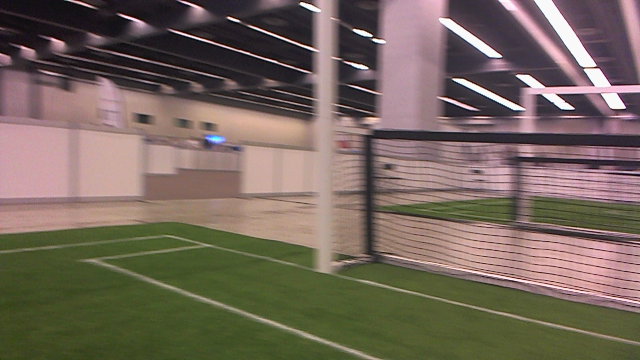
#> input picture frame3.png, 640 x 360 px
$ python test.py
#> lines starting #> are read from the running program, lines starting #| are printed output that depends on the picture; long printed decimals are rounded
#!/usr/bin/env python2
import numpy
import cv2

def show(image):
    cv2.imshow('image',image)
    cv2.waitKey(0)
    cv2.destroyAllWindows()


def feature_value(image):
    mask = cv2.Canny(image,100,200)
    show(mask)
    wert = float(cv2.countNonZero(mask))/mask.size
    return wert


img = cv2.imread('frame3.png')
#> img is the input picture: shape (360, 640, 3); mean B, G, R 92.1, 102.9, 116.9
img1 = cv2.imread('frame4.png')
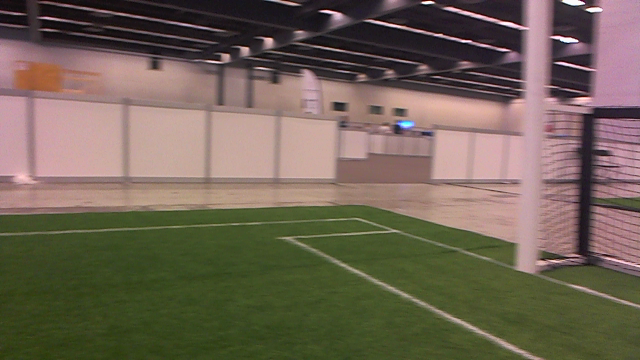
#> input picture frame4.png, 640 x 360 px
#> img1 is the input picture: shape (360, 640, 3); mean B, G, R 84.9, 99.4, 112.2

print((feature_value(img), feature_value(img1)))
#> in feature_value, `mask = cv2.Canny(image,100,200)`:
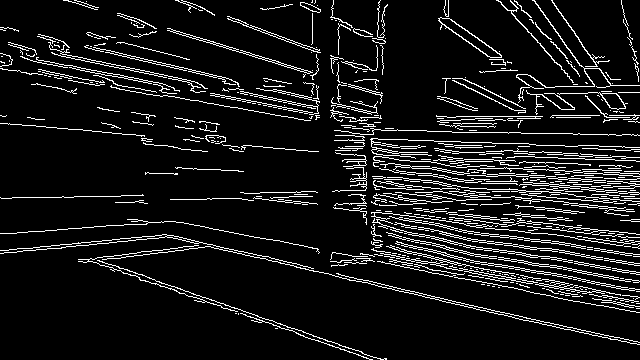
#> mask: shape (360, 640); 9.6% white in thin lines or dots
#> in feature_value, `wert = float(cv2.countNonZero(mask))/mask.size`: wert = 0.0963
#> in feature_value (call 2), `mask = cv2.Canny(image,100,200)`:
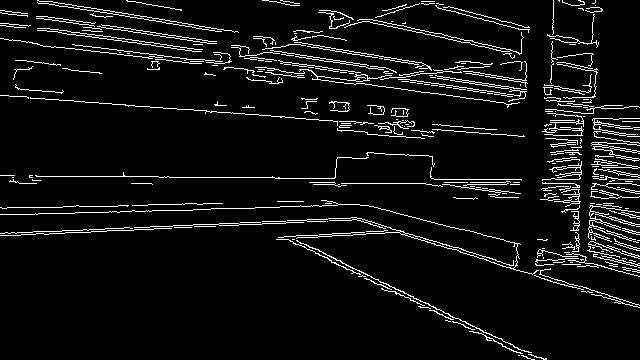
#> mask: shape (360, 640); 6.5% white in thin lines or dots
#> in feature_value (call 2), `wert = float(cv2.countNonZero(mask))/mask.size`: wert = 0.0652
#| (0.09626, 0.06517)
